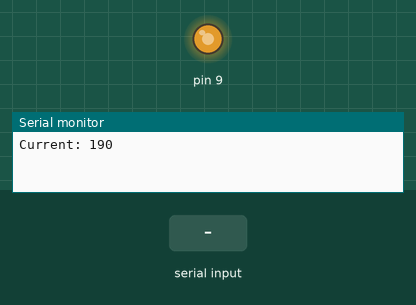
Recording of a sketch running on a simulated Arduino Uno, built with avr-gcc and run on an emulated ATmega328P. Parts: output pins drawn as LEDs (lit = HIGH), the last lines printed to the serial monitor. The inputs (shaded band) are chosen by the test bench.

Above: at 1.2 s.
1.3 s: "ZHOPA1\n" received over Serial
At 2.5 s:
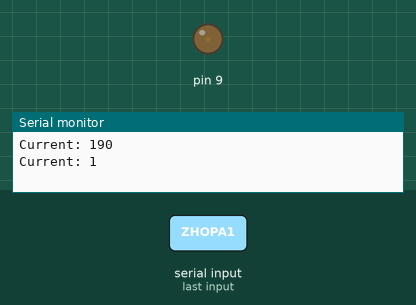
2.8 s: "90,45\n" received over Serial
At 3.8 s:
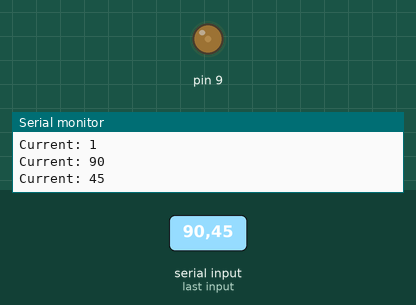
4.3 s: "200\n" received over Serial
At 4.9 s:
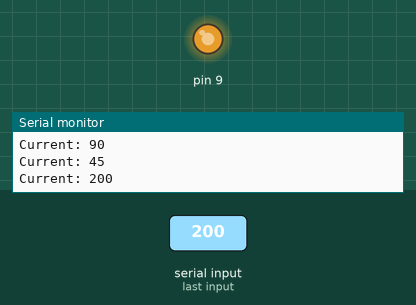
5.8 s: "90\n" received over Serial
At 7.2 s:
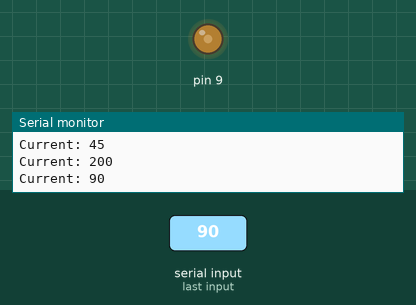
Timing chart, 0 to 37.3 s (numbered marks = the images above; inputs shaded):
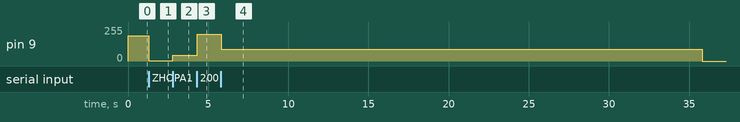

The sketch:

psu_test_ardu_nano.ino
```cpp
int current = 190;

void setup() {
  TCCR1B=TCCR1B&0b11111000|0x01;
  //pinMode(2, OUTPUT);
  Serial.begin(9600);
  Serial.setTimeout(30000);
}

void loop() {
  // put your main code here, to run repeatedly:
  /*digitalWrite(2, HIGH);
  delay(1000);
  Serial.write("ZHOPA1");
  digitalWrite(2, LOW);
  delay(1000);
  Serial.write("ZHOP2");*/
  analogWrite(9,current);
  Serial.print(String("\nCurrent: ") + String(current) + String("\n"));
  current = Serial.parseInt();
}
```

Measured:
- after the input at 1.3 s, pin 9: 190/255 → 1/255 at once
- after the input at 2.8 s, pin 9: 1/255 → 45/255 at once
- after the input at 4.3 s, pin 9: 45/255 → 200/255 at once
- after the input at 5.8 s, pin 9: 200/255 → 90/255 at once, → 0/255 30.0 s later
